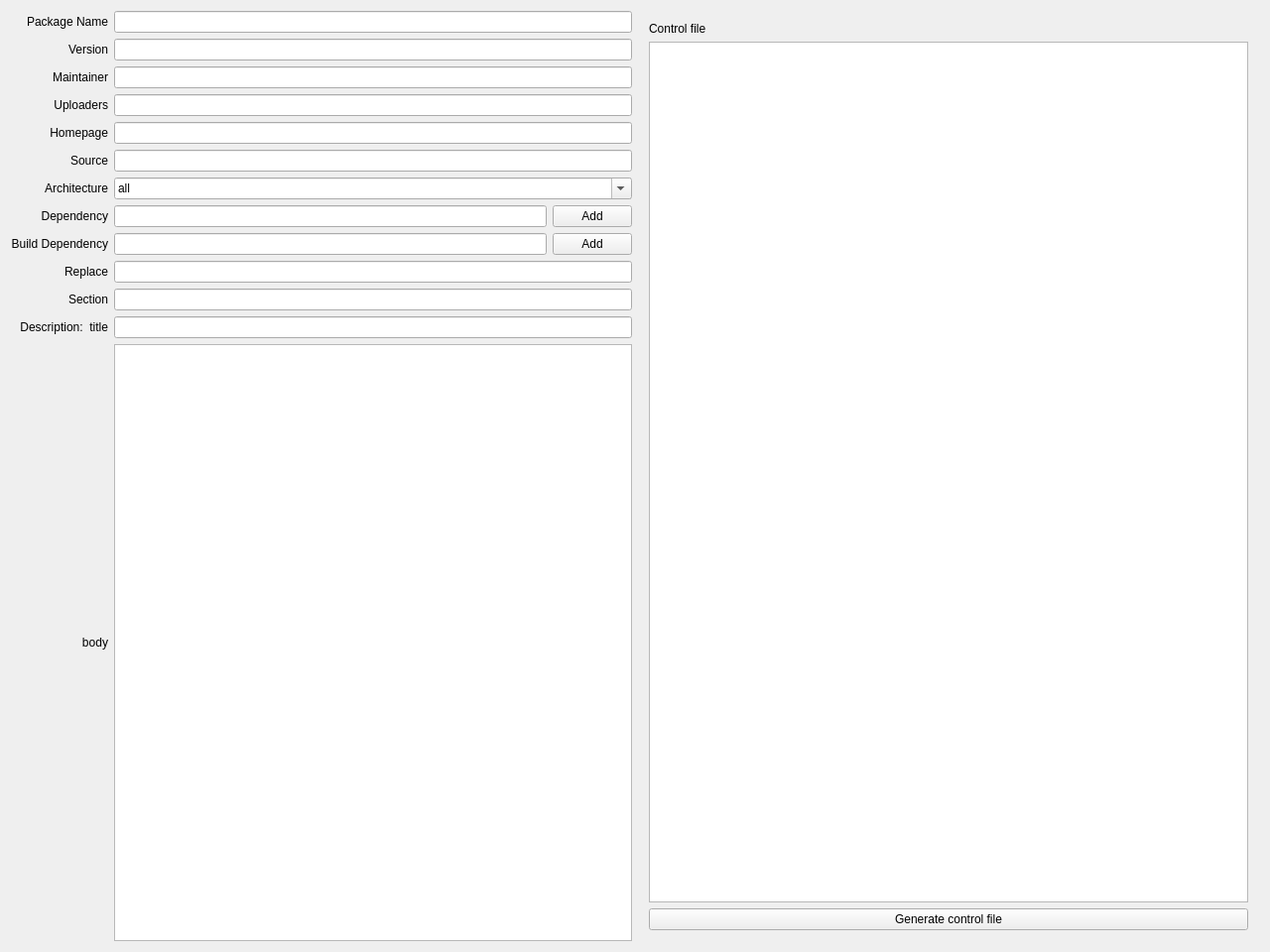
<?xml version="1.0" encoding="UTF-8"?>
<ui version="4.0">
 <class>form_control</class>
 <widget class="QWidget" name="form_control">
  <property name="geometry">
   <rect>
    <x>0</x>
    <y>0</y>
    <width>1280</width>
    <height>960</height>
   </rect>
  </property>
  <layout class="QHBoxLayout" name="horizontalLayout_2">
   <item>
    <layout class="QHBoxLayout" name="horizontalLayout">
     <item>
      <layout class="QGridLayout" name="details_editor">
       <item row="7" column="1">
        <widget class="QLineEdit" name="ln_dependancy">
         <property name="enabled">
          <bool>true</bool>
         </property>
        </widget>
       </item>
       <item row="7" column="2">
        <widget class="QPushButton" name="btn_dependency">
         <property name="text">
          <string>Add</string>
         </property>
        </widget>
       </item>
       <item row="7" column="0">
        <widget class="QLabel" name="lbl_dependency">
         <property name="text">
          <string>Dependency</string>
         </property>
         <property name="alignment">
          <set>Qt::AlignRight|Qt::AlignTrailing|Qt::AlignVCenter</set>
         </property>
        </widget>
       </item>
       <item row="3" column="0">
        <widget class="QLabel" name="lbl_uploaders">
         <property name="text">
          <string>Uploaders</string>
         </property>
         <property name="alignment">
          <set>Qt::AlignRight|Qt::AlignTrailing|Qt::AlignVCenter</set>
         </property>
        </widget>
       </item>
       <item row="2" column="0">
        <widget class="QLabel" name="lbl_maintainer">
         <property name="text">
          <string>Maintainer</string>
         </property>
         <property name="alignment">
          <set>Qt::AlignRight|Qt::AlignTrailing|Qt::AlignVCenter</set>
         </property>
        </widget>
       </item>
       <item row="6" column="0">
        <widget class="QLabel" name="lbl_architecture">
         <property name="text">
          <string>Architecture</string>
         </property>
         <property name="alignment">
          <set>Qt::AlignRight|Qt::AlignTrailing|Qt::AlignVCenter</set>
         </property>
        </widget>
       </item>
       <item row="12" column="0">
        <widget class="QLabel" name="lbl_descriptiontitle">
         <property name="text">
          <string>Description:  title</string>
         </property>
         <property name="alignment">
          <set>Qt::AlignRight|Qt::AlignTrailing|Qt::AlignVCenter</set>
         </property>
        </widget>
       </item>
       <item row="13" column="0">
        <widget class="QLabel" name="lbl_description">
         <property name="text">
          <string>body</string>
         </property>
         <property name="alignment">
          <set>Qt::AlignRight|Qt::AlignTrailing|Qt::AlignVCenter</set>
         </property>
        </widget>
       </item>
       <item row="11" column="0">
        <widget class="QLabel" name="lbl_section">
         <property name="text">
          <string>Section</string>
         </property>
         <property name="alignment">
          <set>Qt::AlignRight|Qt::AlignTrailing|Qt::AlignVCenter</set>
         </property>
        </widget>
       </item>
       <item row="5" column="0">
        <widget class="QLabel" name="lbl_source">
         <property name="text">
          <string>Source</string>
         </property>
         <property name="alignment">
          <set>Qt::AlignRight|Qt::AlignTrailing|Qt::AlignVCenter</set>
         </property>
        </widget>
       </item>
       <item row="10" column="0">
        <widget class="QLabel" name="lbl_replace">
         <property name="text">
          <string>Replace</string>
         </property>
         <property name="alignment">
          <set>Qt::AlignRight|Qt::AlignTrailing|Qt::AlignVCenter</set>
         </property>
        </widget>
       </item>
       <item row="4" column="0">
        <widget class="QLabel" name="lbl_homepage">
         <property name="text">
          <string>Homepage</string>
         </property>
         <property name="alignment">
          <set>Qt::AlignRight|Qt::AlignTrailing|Qt::AlignVCenter</set>
         </property>
        </widget>
       </item>
       <item row="0" column="0">
        <widget class="QLabel" name="lbl_name">
         <property name="text">
          <string>Package Name</string>
         </property>
         <property name="alignment">
          <set>Qt::AlignRight|Qt::AlignTrailing|Qt::AlignVCenter</set>
         </property>
        </widget>
       </item>
       <item row="1" column="0">
        <widget class="QLabel" name="lbl_version">
         <property name="text">
          <string>Version</string>
         </property>
         <property name="alignment">
          <set>Qt::AlignRight|Qt::AlignTrailing|Qt::AlignVCenter</set>
         </property>
        </widget>
       </item>
       <item row="10" column="1" colspan="2">
        <widget class="QLineEdit" name="ln_replace"/>
       </item>
       <item row="11" column="1" colspan="2">
        <widget class="QLineEdit" name="ln_section"/>
       </item>
       <item row="12" column="1" colspan="2">
        <widget class="QLineEdit" name="ln_descriptiontitle"/>
       </item>
       <item row="13" column="1" colspan="2">
        <widget class="QTextEdit" name="txt_description"/>
       </item>
       <item row="6" column="1" colspan="2">
        <widget class="QComboBox" name="cb_arch">
         <property name="editable">
          <bool>true</bool>
         </property>
         <item>
          <property name="text">
           <string>all</string>
          </property>
         </item>
         <item>
          <property name="text">
           <string>amd64</string>
          </property>
         </item>
         <item>
          <property name="text">
           <string>i386</string>
          </property>
         </item>
        </widget>
       </item>
       <item row="5" column="1" colspan="2">
        <widget class="QLineEdit" name="ln_source"/>
       </item>
       <item row="4" column="1" colspan="2">
        <widget class="QLineEdit" name="ln_homepage"/>
       </item>
       <item row="3" column="1" colspan="2">
        <widget class="QLineEdit" name="ln_uploaders"/>
       </item>
       <item row="2" column="1" colspan="2">
        <widget class="QLineEdit" name="ln_maintainer">
         <property name="text">
          <string/>
         </property>
        </widget>
       </item>
       <item row="1" column="1" colspan="2">
        <widget class="QLineEdit" name="ln_version"/>
       </item>
       <item row="0" column="1" colspan="2">
        <widget class="QLineEdit" name="ln_name"/>
       </item>
       <item row="8" column="0">
        <widget class="QLabel" name="lbl_build_dep">
         <property name="text">
          <string>Build Dependency</string>
         </property>
         <property name="alignment">
          <set>Qt::AlignRight|Qt::AlignTrailing|Qt::AlignVCenter</set>
         </property>
        </widget>
       </item>
       <item row="8" column="1">
        <widget class="QLineEdit" name="ln_build_dep"/>
       </item>
       <item row="8" column="2">
        <widget class="QPushButton" name="btn_build_dep">
         <property name="text">
          <string>Add</string>
         </property>
        </widget>
       </item>
      </layout>
     </item>
     <item>
      <widget class="QSplitter" name="splitter">
       <property name="orientation">
        <enum>Qt::Horizontal</enum>
       </property>
       <widget class="QWidget" name="layoutWidget">
        <layout class="QVBoxLayout" name="control_file_editor">
         <item>
          <widget class="QLabel" name="lbl_control">
           <property name="text">
            <string>Control file</string>
           </property>
          </widget>
         </item>
         <item>
          <widget class="QTextEdit" name="txt_control">
           <property name="lineWrapMode">
            <enum>QTextEdit::NoWrap</enum>
           </property>
          </widget>
         </item>
         <item>
          <widget class="QPushButton" name="btn_gencontrol">
           <property name="text">
            <string>Generate control file</string>
           </property>
          </widget>
         </item>
        </layout>
       </widget>
      </widget>
     </item>
    </layout>
   </item>
  </layout>
 </widget>
 <layoutdefault spacing="6" margin="11"/>
 <resources/>
 <connections/>
</ui>
